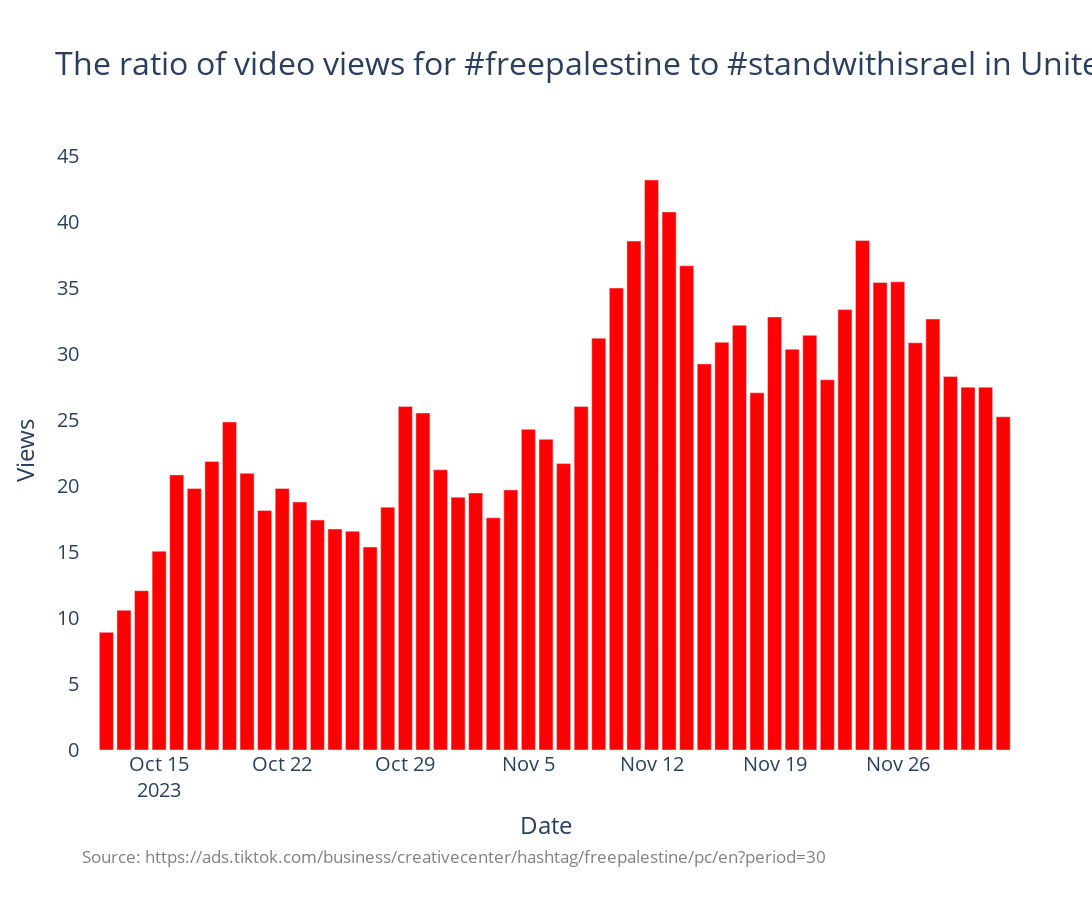

Notebook code cell kept with this figure:
### Code cell
country_code = 'US'
plot_trend(country_code,['freepalestine','standwithisrael'],trends_df_dict[country_code])

### Figure 1 — Plotly figure (JSON) as saved in the notebook; plotly's stock layout.template omitted (floating-point values rounded to 4 significant figures)
{"data": [{"alignmentgroup": "True", "hovertemplate": "variable=0<br>index=%{x}<br>value=%{y}<extra></extra>", "legendgroup": "0", "marker": {"color": "red", "pattern": {"shape": ""}}, "name": "0", "offsetgroup": "0", "orientation": "v", "showlegend": true, "textposition": "auto", "type": "bar", "x": ["2023-10-11T00:00:00", "2023-10-12T00:00:00", "2023-10-13T00:00:00", "2023-10-14T00:00:00", "2023-10-15T00:00:00", "2023-10-16T00:00:00", "2023-10-17T00:00:00", "2023-10-18T00:00:00", "2023-10-19T00:00:00", "2023-10-20T00:00:00", "2023-10-21T00:00:00", "2023-10-22T00:00:00", "2023-10-23T00:00:00", "2023-10-24T00:00:00", "2023-10-25T00:00:00", "2023-10-26T00:00:00", "2023-10-27T00:00:00", "2023-10-28T00:00:00", "2023-10-29T00:00:00", "2023-10-30T00:00:00", "2023-10-31T00:00:00", "2023-11-01T00:00:00", "2023-11-02T00:00:00", "2023-11-03T00:00:00", "2023-11-04T00:00:00", "2023-11-05T00:00:00", "2023-11-06T00:00:00", "2023-11-07T00:00:00", "2023-11-08T00:00:00", "2023-11-09T00:00:00", "2023-11-10T00:00:00", "2023-11-11T00:00:00", "2023-11-12T00:00:00", "2023-11-13T00:00:00", "2023-11-14T00:00:00", "2023-11-15T00:00:00", "2023-11-16T00:00:00", "2023-11-17T00:00:00", "2023-11-18T00:00:00", "2023-11-19T00:00:00", "2023-11-20T00:00:00", "2023-11-21T00:00:00", "2023-11-22T00:00:00", "2023-11-23T00:00:00", "2023-11-24T00:00:00", "2023-11-25T00:00:00", "2023-11-26T00:00:00", "2023-11-27T00:00:00", "2023-11-28T00:00:00", "2023-11-29T00:00:00", "2023-11-30T00:00:00", "2023-12-01T00:00:00", "2023-12-02T00:00:00"], "xaxis": "x", "y": [null, 8.918, 10.58, 12.07, 15.06, 20.84, 19.82, 21.87, 24.86, 20.97, 18.14, 19.82, 18.79, 17.43, 16.74, 16.58, 15.38, 18.4, 26.04, 25.53, 21.23, 19.16, 19.48, 17.6, 19.71, 24.29, 23.54, 21.7, 26.03, 31.21, 35.01, 38.56, 43.19, 40.77, 36.69, 29.26, 30.9, 32.19, 27.07, 32.81, 30.37, 31.42, 28.05, 33.37, 38.6, 35.42, 35.48, 30.85, 32.65, 28.29, 27.49, 27.49, 25.25], "yaxis": "y"}], "layout": {"annotations": [{"align": "left", "font": {"color": "grey", "size": 17}, "showarrow": false, "text": "Source: https://ads.tiktok.com/business/creativecenter/hashtag/freepalestine/pc/en?period=30", "x": 0, "xref": "paper", "y": -0.2, "yref": "paper"}], "barmode": "relative", "font": {"size": 20}, "height": 900, "legend": {"title": {"text": "variable"}, "tracegroupgap": 0}, "margin": {"b": 150, "t": 150}, "paper_bgcolor": "white", "plot_bgcolor": "white", "showlegend": false, "title": {"font": {"size": 32}, "text": "The ratio of video views for #freepalestine to #standwithisrael in United States"}, "width": 1800, "xaxis": {"anchor": "y", "domain": [0, 1], "title": {"text": "Date"}}, "yaxis": {"anchor": "x", "domain": [0, 1], "title": {"text": "Views"}}}}
